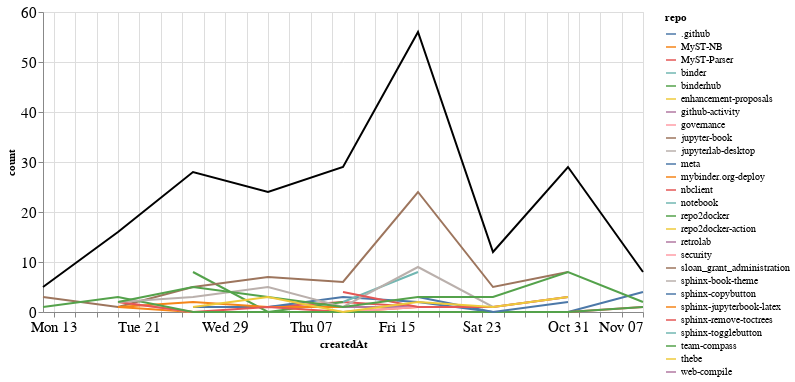

The cell this chart's notebook holds for it:
### Markdown cell above
### Comments

### Code cell
comments_time = comments.groupby('repo').resample('W', on='createdAt').count()['author'].reset_index()
comments_time = comments_time.rename(columns={'author': 'count'})
comments_time_total = comments_time.groupby('createdAt').agg({"count": "sum"}).reset_index()
ch1 = alt.Chart(comments_time, width=600).mark_line().encode(
    x='createdAt',
    y='count',
    color='repo',
    tooltip="repo"
)

ch2 = alt.Chart(comments_time_total, width=600).mark_line(color="black").encode(
    x='createdAt',
    y='count',
)

ch1 + ch2

### Figure 1 — Vega-Lite specification as saved in the notebook (floating-point values rounded to 4 significant figures)
{"config": {"axisLeft": {"labelFontSize": 15}, "axisBottom": {"labelFontSize": 15}}, "layer": [{"data": {"name": "data-55e54419c511010e5573d0dc636c1eff"}, "mark": "line", "encoding": {"color": {"type": "nominal", "field": "repo"}, "tooltip": {"type": "nominal", "field": "repo"}, "x": {"type": "temporal", "field": "createdAt"}, "y": {"type": "quantitative", "field": "count"}}, "width": 600}, {"data": {"name": "data-d191072679585a429b2396add1066d13"}, "mark": {"type": "line", "color": "black"}, "encoding": {"x": {"type": "temporal", "field": "createdAt"}, "y": {"type": "quantitative", "field": "count"}}, "width": 600}], "$schema": "https://vega.github.io/schema/vega-lite/v4.8.1.json", "datasets": {"data-55e54419c511010e5573d0dc636c1eff": [{"repo": ".github", "createdAt": "2021-09-12T00:00:00", "count": 1}, {"repo": "MyST-NB", "createdAt": "2021-09-19T00:00:00", "count": 1}, {"repo": "MyST-NB", "createdAt": "2021-09-26T00:00:00", "count": 0}, {"repo": "MyST-NB", "createdAt": "2021-10-03T00:00:00", "count": 0}, {"repo": "MyST-NB", "createdAt": "2021-10-10T00:00:00", "count": 0}, {"repo": "MyST-NB", "createdAt": "2021-10-17T00:00:00", "count": 1}, {"repo": "MyST-NB", "createdAt": "2021-10-24T00:00:00", "count": 1}, {"repo": "MyST-Parser", "createdAt": "2021-09-26T00:00:00", "count": 1}, {"repo": "MyST-Parser", "createdAt": "2021-10-03T00:00:00", "count": 1}, {"repo": "MyST-Parser", "createdAt": "2021-10-10T00:00:00", "count": 2}, {"repo": "MyST-Parser", "createdAt": "2021-10-17T00:00:00", "count": 1}, {"repo": "binder", "createdAt": "2021-09-19T00:00:00", "count": 1}, {"repo": "binderhub", "createdAt": "2021-09-26T00:00:00", "count": 8}, {"repo": "binderhub", "createdAt": "2021-10-03T00:00:00", "count": 0}, {"repo": "binderhub", "createdAt": "2021-10-10T00:00:00", "count": 2}, {"repo": "enhancement-proposals", "createdAt": "2021-10-10T00:00:00", "count": 2}, {"repo": "github-activity", "createdAt": "2021-10-10T00:00:00", "count": 1}, {"repo": "github-activity", "createdAt": "2021-10-17T00:00:00", "count": 1}, {"repo": "governance", "createdAt": "2021-09-19T00:00:00", "count": 2}, {"repo": "governance", "createdAt": "2021-09-26T00:00:00", "count": 0}, {"repo": "governance", "createdAt": "2021-10-03T00:00:00", "count": 0}, {"repo": "governance", "createdAt": "2021-10-10T00:00:00", "count": 0}, {"repo": "governance", "createdAt": "2021-10-17T00:00:00", "count": 1}, {"repo": "jupyter-book", "createdAt": "2021-09-12T00:00:00", "count": 3}, {"repo": "jupyter-book", "createdAt": "2021-09-19T00:00:00", "count": 1}, {"repo": "jupyter-book", "createdAt": "2021-09-26T00:00:00", "count": 5}, {"repo": "jupyter-book", "createdAt": "2021-10-03T00:00:00", "count": 7}, {"repo": "jupyter-book", "createdAt": "2021-10-10T00:00:00", "count": 6}, {"repo": "jupyter-book", "createdAt": "2021-10-17T00:00:00", "count": 24}, {"repo": "jupyter-book", "createdAt": "2021-10-24T00:00:00", "count": 5}, {"repo": "jupyter-book", "createdAt": "2021-10-31T00:00:00", "count": 8}, {"repo": "jupyterlab-desktop", "createdAt": "2021-09-26T00:00:00", "count": 1}, {"repo": "meta", "createdAt": "2021-09-26T00:00:00", "count": 1}, {"repo": "meta", "createdAt": "2021-10-03T00:00:00", "count": 1}, {"repo": "meta", "createdAt": "2021-10-10T00:00:00", "count": 3}, {"repo": "meta", "createdAt": "2021-10-17T00:00:00", "count": 2}, {"repo": "meta", "createdAt": "2021-10-24T00:00:00", "count": 0}, {"repo": "meta", "createdAt": "2021-10-31T00:00:00", "count": 0}, {"repo": "meta", "createdAt": "2021-11-07T00:00:00", "count": 4}, {"repo": "mybinder.org-deploy", "createdAt": "2021-09-19T00:00:00", "count": 1}, {"repo": "mybinder.org-deploy", "createdAt": "2021-09-26T00:00:00", "count": 2}, {"repo": "mybinder.org-deploy", "createdAt": "2021-10-03T00:00:00", "count": 1}, {"repo": "mybinder.org-deploy", "createdAt": "2021-10-10T00:00:00", "count": 1}, {"repo": "nbclient", "createdAt": "2021-09-19T00:00:00", "count": 2}, {"repo": "nbclient", "createdAt": "2021-09-26T00:00:00", "count": 0}, {"repo": "nbclient", "createdAt": "2021-10-03T00:00:00", "count": 1}, {"repo": "nbclient", "createdAt": "2021-10-10T00:00:00", "count": 0}, {"repo": "nbclient", "createdAt": "2021-10-17T00:00:00", "count": 0}, {"repo": "nbclient", "createdAt": "2021-10-24T00:00:00", "count": 0}, {"repo": "nbclient", "createdAt": "2021-10-31T00:00:00", "count": 0}, {"repo": "nbclient", "createdAt": "2021-11-07T00:00:00", "count": 1}, {"repo": "notebook", "createdAt": "2021-10-10T00:00:00", "count": 2}, {"repo": "notebook", "createdAt": "2021-10-17T00:00:00", "count": 8}, {"repo": "repo2docker", "createdAt": "2021-09-12T00:00:00", "count": 1}, {"repo": "repo2docker", "createdAt": "2021-09-19T00:00:00", "count": 3}, {"repo": "repo2docker", "createdAt": "2021-09-26T00:00:00", "count": 0}, {"repo": "repo2docker", "createdAt": "2021-10-03T00:00:00", "count": 0}, {"repo": "repo2docker", "createdAt": "2021-10-10T00:00:00", "count": 0}, {"repo": "repo2docker", "createdAt": "2021-10-17T00:00:00", "count": 0}, {"repo": "repo2docker", "createdAt": "2021-10-24T00:00:00", "count": 0}, {"repo": "repo2docker", "createdAt": "2021-10-31T00:00:00", "count": 0}, {"repo": "repo2docker", "createdAt": "2021-11-07T00:00:00", "count": 1}, {"repo": "repo2docker-action", "createdAt": "2021-09-19T00:00:00", "count": 1}, {"repo": "retrolab", "createdAt": "2021-10-31T00:00:00", "count": 1}, {"repo": "security", "createdAt": "2021-10-03T00:00:00", "count": 1}, {"repo": "sloan_grant_administration", "createdAt": "2021-10-10T00:00:00", "count": 4}, {"repo": "sphinx-book-theme", "createdAt": "2021-09-19T00:00:00", "count": 2}, {"repo": "sphinx-book-theme", "createdAt": "2021-09-26T00:00:00", "count": 3}, {"repo": "sphinx-book-theme", "createdAt": "2021-10-03T00:00:00", "count": 5}, {"repo": "sphinx-book-theme", "createdAt": "2021-10-10T00:00:00", "count": 1}, {"repo": "sphinx-book-theme", "createdAt": "2021-10-17T00:00:00", "count": 9}, {"repo": "sphinx-book-theme", "createdAt": "2021-10-24T00:00:00", "count": 1}, {"repo": "sphinx-book-theme", "createdAt": "2021-10-31T00:00:00", "count": 3}, {"repo": "sphinx-copybutton", "createdAt": "2021-10-17T00:00:00", "count": 3}, {"repo": "sphinx-copybutton", "createdAt": "2021-10-24T00:00:00", "count": 0}, {"repo": "sphinx-copybutton", "createdAt": "2021-10-31T00:00:00", "count": 2}, {"repo": "sphinx-jupyterbook-latex", "createdAt": "2021-10-03T00:00:00", "count": 1}, {"repo": "sphinx-remove-toctrees", "createdAt": "2021-10-10T00:00:00", "count": 4}, {"repo": "sphinx-remove-toctrees", "createdAt": "2021-10-17T00:00:00", "count": 1}, {"repo": "sphinx-remove-toctrees", "createdAt": "2021-10-24T00:00:00", "count": 1}, {"repo": "sphinx-remove-toctrees", "createdAt": "2021-10-31T00:00:00", "count": 3}, {"repo": "sphinx-togglebutton", "createdAt": "2021-10-31T00:00:00", "count": 1}, {"repo": "team-compass", "createdAt": "2021-09-19T00:00:00", "count": 2}, {"repo": "team-compass", "createdAt": "2021-09-26T00:00:00", "count": 5}, {"repo": "team-compass", "createdAt": "2021-10-03T00:00:00", "count": 3}, {"repo": "team-compass", "createdAt": "2021-10-10T00:00:00", "count": 1}, {"repo": "team-compass", "createdAt": "2021-10-17T00:00:00", "count": 3}, {"repo": "team-compass", "createdAt": "2021-10-24T00:00:00", "count": 3}, {"repo": "team-compass", "createdAt": "2021-10-31T00:00:00", "count": 8}, {"repo": "team-compass", "createdAt": "2021-11-07T00:00:00", "count": 2}, {"repo": "thebe", "createdAt": "2021-09-26T00:00:00", "count": 1}, {"repo": "thebe", "createdAt": "2021-10-03T00:00:00", "count": 3}, {"repo": "thebe", "createdAt": "2021-10-10T00:00:00", "count": 0}, {"repo": "thebe", "createdAt": "2021-10-17T00:00:00", "count": 2}, {"repo": "thebe", "createdAt": "2021-10-24T00:00:00", "count": 1}, {"repo": "thebe", "createdAt": "2021-10-31T00:00:00", "count": 3}, {"repo": "web-compile", "createdAt": "2021-09-26T00:00:00", "count": 1}], "data-d191072679585a429b2396add1066d13": [{"createdAt": "2021-09-12T00:00:00", "count": 5}, {"createdAt": "2021-09-19T00:00:00", "count": 16}, {"createdAt": "2021-09-26T00:00:00", "count": 28}, {"createdAt": "2021-10-03T00:00:00", "count": 24}, {"createdAt": "2021-10-10T00:00:00", "count": 29}, {"createdAt": "2021-10-17T00:00:00", "count": 56}, {"createdAt": "2021-10-24T00:00:00", "count": 12}, {"createdAt": "2021-10-31T00:00:00", "count": 29}, {"createdAt": "2021-11-07T00:00:00", "count": 8}]}}
